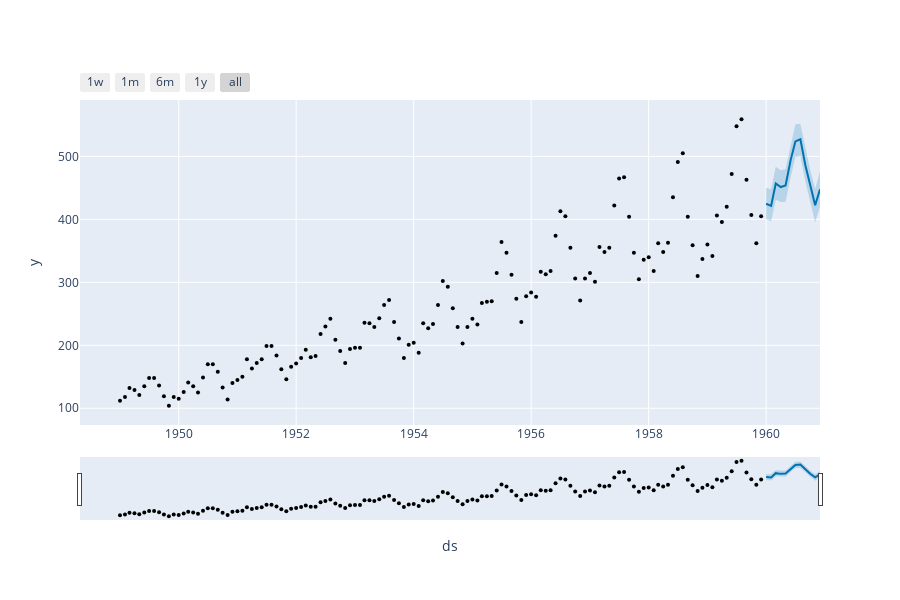

Notebook source saved alongside this figure:
### Code cell
plot_plotly(model, forecast)

### Figure 1 — Plotly figure (JSON) as saved in the notebook; plotly's stock layout.template omitted (floating-point values rounded to 4 significant figures; data arrays with more than 128 entries replaced by an {"elided": "..."} marker saying what was removed)
{"data": [{"marker": {"color": "black", "size": 4}, "mode": "markers", "name": "Actual", "type": "scatter", "x": {"elided": "132 str values"}, "y": {"elided": "132 int values"}}, {"hoverinfo": "skip", "line": {"width": 0}, "mode": "lines", "type": "scatter", "x": ["1960-01-01T00:00:00", "1960-02-01T00:00:00", "1960-03-01T00:00:00", "1960-04-01T00:00:00", "1960-05-01T00:00:00", "1960-06-01T00:00:00", "1960-07-01T00:00:00", "1960-08-01T00:00:00", "1960-09-01T00:00:00", "1960-10-01T00:00:00", "1960-11-01T00:00:00", "1960-12-01T00:00:00"], "y": [400.7, 396.4, 431.1, 427.5, 427.6, 466.9, 498.7, 500.2, 460.3, 428.2, 395.6, 420.9]}, {"fill": "tonexty", "fillcolor": "rgba(0, 114, 178, 0.2)", "line": {"color": "#0072B2", "width": 2}, "mode": "lines", "name": "Predicted", "type": "scatter", "x": ["1960-01-01T00:00:00", "1960-02-01T00:00:00", "1960-03-01T00:00:00", "1960-04-01T00:00:00", "1960-05-01T00:00:00", "1960-06-01T00:00:00", "1960-07-01T00:00:00", "1960-08-01T00:00:00", "1960-09-01T00:00:00", "1960-10-01T00:00:00", "1960-11-01T00:00:00", "1960-12-01T00:00:00"], "y": [424.9, 421.5, 457.0, 451.4, 453.9, 493.7, 523.8, 527.2, 486.0, 452.4, 422.5, 447.8]}, {"fill": "tonexty", "fillcolor": "rgba(0, 114, 178, 0.2)", "hoverinfo": "skip", "line": {"width": 0}, "mode": "lines", "type": "scatter", "x": ["1960-01-01T00:00:00", "1960-02-01T00:00:00", "1960-03-01T00:00:00", "1960-04-01T00:00:00", "1960-05-01T00:00:00", "1960-06-01T00:00:00", "1960-07-01T00:00:00", "1960-08-01T00:00:00", "1960-09-01T00:00:00", "1960-10-01T00:00:00", "1960-11-01T00:00:00", "1960-12-01T00:00:00"], "y": [450.2, 448.0, 483.7, 478.2, 479.6, 518.2, 551.1, 551.7, 511.6, 478.5, 448.1, 475.8]}], "layout": {"height": 600, "showlegend": false, "width": 900, "xaxis": {"rangeselector": {"buttons": [{"count": 7, "label": "1w", "step": "day", "stepmode": "backward"}, {"count": 1, "label": "1m", "step": "month", "stepmode": "backward"}, {"count": 6, "label": "6m", "step": "month", "stepmode": "backward"}, {"count": 1, "label": "1y", "step": "year", "stepmode": "backward"}, {"step": "all"}]}, "rangeslider": {"visible": true}, "title": {"text": "ds"}, "type": "date"}, "yaxis": {"title": {"text": "y"}}}}
